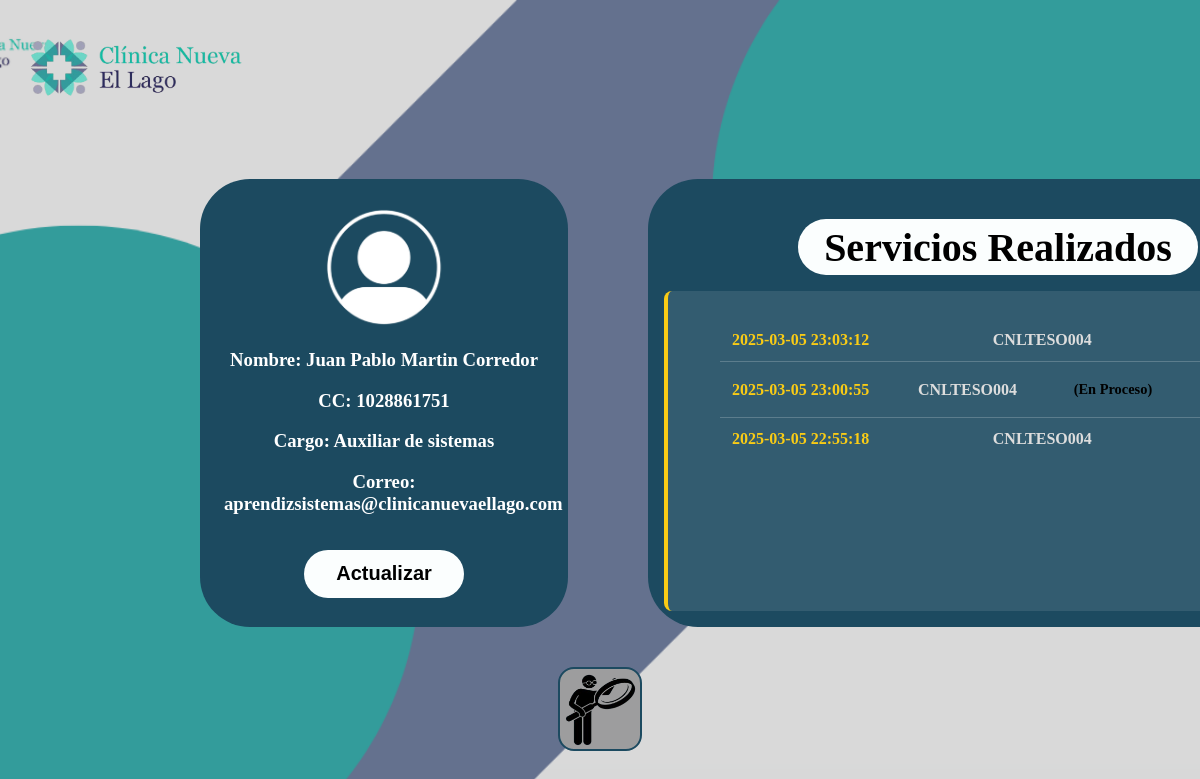
/ingresousuarioadmin/inicioadmin.php (signed in), run on an earlier commit of the app's database.
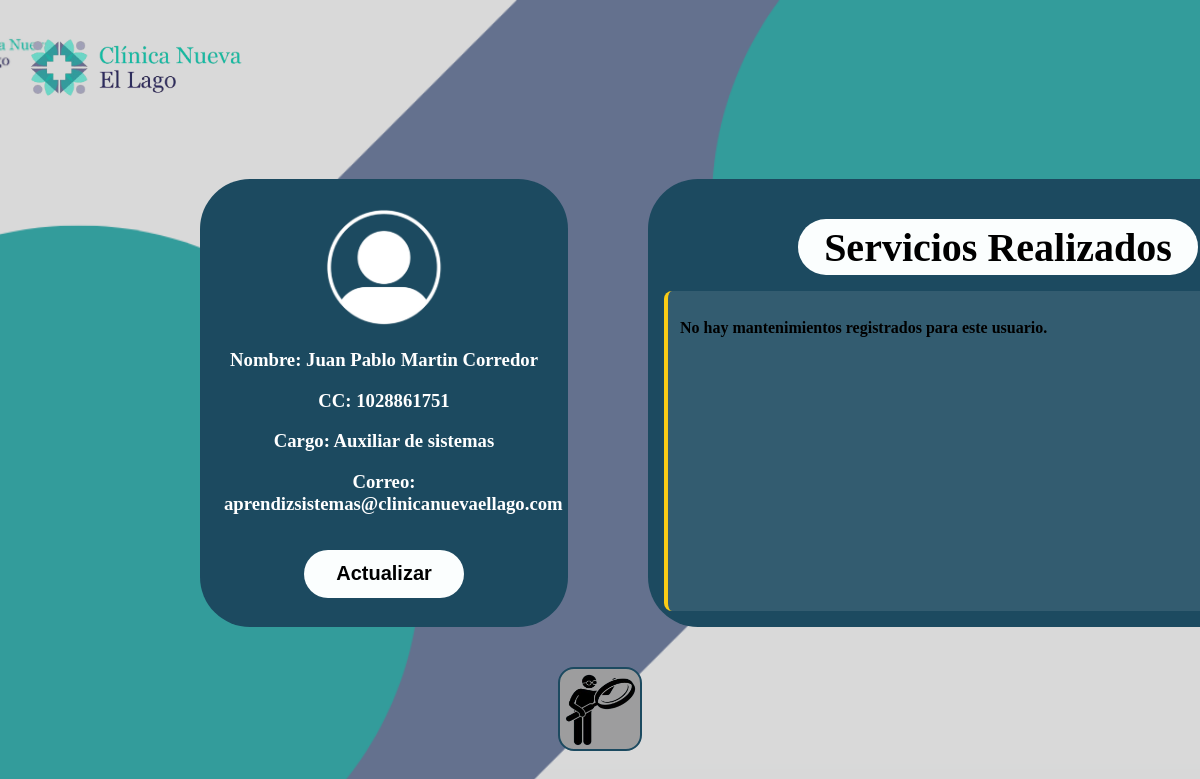
And on a later commit of the database.
### tables this page shows
CREATE TABLE `mantenimientos` (
  `id_mantenimiento` int(11) NOT NULL,
  `id_activo` int(11) NOT NULL,
  `id_usuario` int(11) NOT NULL,
  `fecha_mantenimiento` datetime DEFAULT current_timestamp(),
  `descripcion` longtext NOT NULL CHECK (json_valid(`descripcion`)),
  `nombre_responsable` varchar(255) NOT NULL,
  `cargo_responsable` varchar(255) NOT NULL,
  `firma_tecnico` text NOT NULL,
  `estado` varchar(10) DEFAULT NULL
);

CREATE TABLE `especificaciones` (
  `id_especificacion` int(11) NOT NULL,
  `id_activo` int(11) NOT NULL,
  `procesador` varchar(100) DEFAULT NULL,
  `ram` varchar(50) DEFAULT NULL,
  `almacenamiento` varchar(100) DEFAULT NULL,
  `sistema_operativo` varchar(100) DEFAULT NULL,
  `software_instalado` text DEFAULT NULL,
  `nombre_dominio` varchar(100) DEFAULT NULL
);

### ingresousuarioadmin/inicioadmin.php (the view, shortened to what this page needs)
<?php
$host = 'localhost';
$user = 'root';
$password = '';
$database = 'mantenisoft';
$conn = new mysqli($host, $user, $password, $database);
$id_usuario = $_SESSION['id_usuario'];
$sql_mantenimientos = "SELECT m.id_mantenimiento, m.fecha_mantenimiento, u.nombre AS nombre_usuario, m.estado, esp.nombre_dominio
                        FROM mantenimientos m
                        JOIN usuarios u ON m.id_usuario = u.id_usuario
                        JOIN especificaciones esp ON m.id_activo = esp.id_activo
                        WHERE m.id_usuario = ?
                        ORDER BY m.fecha_mantenimiento DESC;";
$stmt_mantenimientos = $conn->prepare($sql_mantenimientos);
$stmt_mantenimientos->bind_param("i", $id_usuario);
$stmt_mantenimientos->execute();
$resultado_mantenimientos = $stmt_mantenimientos->get_result();
$mantenimientos = [];
while ($fila = $resultado_mantenimientos->fetch_assoc()) {
    $mantenimientos[] = $fila;
}
?>
<!DOCTYPE html>
<html lang="en">
<head>
    <link rel="stylesheet" href="css/estiloInicio.css">
</head>
<body>
  <img src="img/GtuzsKu2ryrS5m0Z-removebg-preview.png" alt="" id="logocli">
    <section id="personalydatots">
        <section id="tablaPeronal">
            <img src="img/informacionbasica.png" alt="" id="cabeza">
            <h3>Nombre: <?php echo htmlspecialchars($_SESSION['nombre']); ?></h3>
            <h3>CC:  <?php echo htmlspecialchars($_SESSION['Cedula']); ?></h3>
            <h3>Cargo: <?php echo htmlspecialchars($_SESSION['Rol']); ?></h3>
            <h3>Correo:  <?php echo htmlspecialchars($_SESSION['correo']); ?></h3>
            <a href="actualizardatos.php"><button id="boton_actualizar">Actualizar</button></a>
        </section>
        <section id="tablaServicios">
            <section id="servicios"><p>Servicios Realizados</p></section>
            <div class="historial-mantenimiento">
                <?php if (!empty($mantenimientos)): ?>
                    <ul>
                        <?php foreach ($mantenimientos as $mantenimiento): ?>
                            <li>
                                <span class="fecha"><?php echo htmlspecialchars($mantenimiento['fecha_mantenimiento']); ?></span>
                                <span class="usuario"><?php echo htmlspecialchars($mantenimiento['nombre_dominio']); ?></span>
                                <span class="estado">(<?php echo htmlspecialchars($mantenimiento['estado']); ?>)</span>
                            </li>
                        <?php endforeach; ?>
                    </ul>
                <?php else: ?>
                    <p>No hay mantenimientos registrados para este usuario.</p>
                <?php endif; ?>
            </div>
        </section>
    </section>
    <div class="menu-container">
    <div class="menu-icon">
      <img src="img/imagen_principal-removebg-preview.png" alt="Menú">
    </div>
  </div>
</body>
</html>

### ingresousuarioadmin/css/estiloInicio.css (style rules this page uses)
html, body { overflow: hidden; height: 100vh; margin: 0; background: url("img/Olvide mi contraseña (1).png"); background-size: cover; background-position: center; background-repeat: no-repeat; display: flex-end; font-weight: bold; font-style: unset; }
#personalydatots { display: flex; }
#tablaPeronal { background: #1c4a60; height: 50vh; width: 40vh; margin-top: 5vh; margin-left: 25vh; border-radius: 50px; font-size: 2vh; padding: 3vh; align-items: center; align-content: center; font-weight: 700; text-align: center; }
h3 { color: white; }
#boton_actualizar { height: 6vh; width: 20vh; border-radius: 50px; margin-top: 2vh; cursor: pointer; font-size: 2.5vh; border: none; background-color: #fbfefe; }
#cabeza { width: 15vh; }
#boton_actualizar, a { text-decoration: none; color: black; outline: none; font-weight: 700; }
#tablaServicios { background-color: #1c4a60; margin-left: 10vh; margin-top: 5vh; border-radius: 50px; width: 90vh; height: 52vh; display: flex; flex-direction: column; align-items: center; justify-content: center; padding: 2vh; }
#servicios { margin-top: 3vh; background-color: #fbfefe; border-radius: 50px; width: 50vh; height: 7vh; font-size: 5vh; display: flex; align-items: center; justify-content: center; }
#logocli { width: 30vh; margin-left: 2vh; }
.menu-container { margin-top: 5vh; position: relative; display: flex; justify-content: center; align-items: center; }
.menu-icon { width: 10vh; height: 10vh; background-color: #9d9d9e; border-radius: 2vh; border: 0.3vh solid #1c4a60; display: flex; justify-content: center; align-items: center; cursor: pointer; transition: opacity 0.3s; }
.menu-icon img { width: 10vh; height: 10vh; transition: 0.3s ease-in-out; }
.historial-mantenimiento { height: 70vh; width: 80vh; overflow-y: auto; border-radius: 1vh; padding: 1.5vh; background: rgba(255, 255, 255, 0.1); margin-top: 2vh; border-left: 0.5vh solid #facc15; display: flex; flex-direction: column; }
@media (max-width: 1920px) { html, body { background: url("img/Olvide\ mi\ contraseña\ \(2\).png"); background-size: cover; background-position: center; background-repeat: no-repeat; } }
.historial-mantenimiento ul { flex-grow: 1; min-height: 100%; }
.historial-mantenimiento li { display: flex; align-items: center; justify-content: space-between; padding: 1.5vh; border-bottom: 0.2vh solid rgba(255, 255, 255, 0.2); flex-wrap: wrap; gap: 1vh; }
.historial-mantenimiento li:last-child { border-bottom: none; }
.fecha { font-weight: bold; color: #facc15; }
.usuario { color: #ddd; }
.estado { margin-left: 1vh; font-size: 1.8vh; }

What changed in the data, as far as the page shows it:
removed mantenimientos: fecha_mantenimiento "2025-03-05 23:03:12", especificaciones.nombre_dominio "CNLTESO004"
removed mantenimientos: fecha_mantenimiento "2025-03-05 23:00:55", especificaciones.nombre_dominio "CNLTESO004", estado "En Proceso"
removed mantenimientos: fecha_mantenimiento "2025-03-05 22:55:18", especificaciones.nombre_dominio "CNLTESO004"
Also different on the page:
text now shown: "No hay mantenimientos registrados para este usuario."
